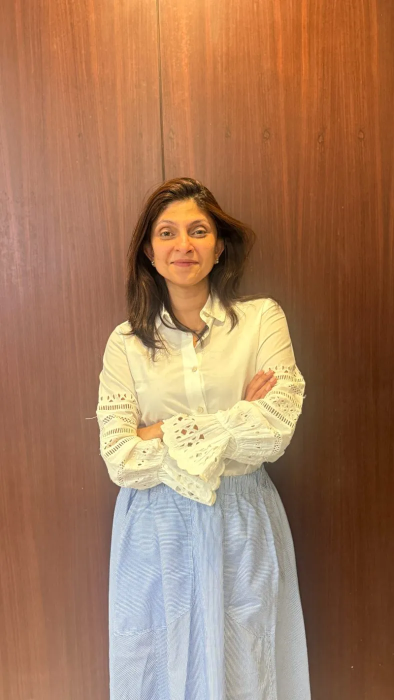
#> input picture ifm_website_oct26/assets/site/founder-photo.webp, 788 x 1400 px, given in place of founder-photo.webp.mp4, which was not available (shown at 1/2 size)
$ python lipcurve.py ../../ifm_website_oct26/assets/site/founder-photo.webp 1.0 1.0
#> lines starting #> are read from the running program, lines starting #| are printed output that depends on the picture; after the words box and inside, x2 and y2 are one past the last pixel; in counts of white or black regions, pixels touching at a corner belong together; pictures that were not available may be replaced by others from this repository, and a replacement may not be noted
import cv2, numpy as np, sys
casc=cv2.CascadeClassifier(cv2.data.haarcascades+'haarcascade_frontalface_default.xml')
def curve(clip):
    cap=cv2.VideoCapture(f'clip-{clip}.mp4'); vals=[]; last=None
    while True:
        ok,im=cap.read()
#> im is the input picture: shape (1400, 788, 3); mean B, G, R 92.5, 122.5, 164.6
        if not ok: break
        g=cv2.cvtColor(im,cv2.COLOR_BGR2GRAY)
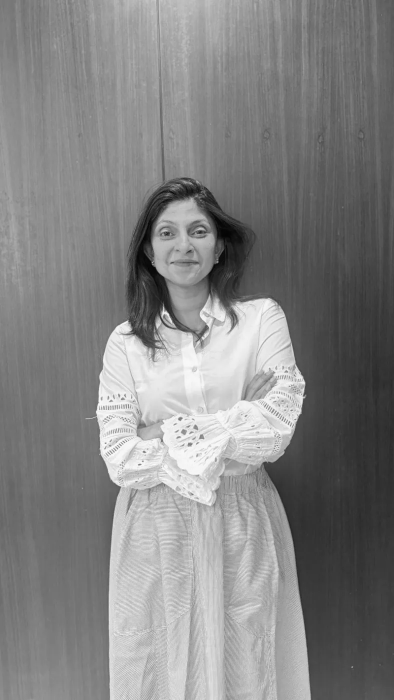
#> g: shape (1400, 788) (shown at 1/2 size); min 2, max 254, mean 131.6
        fs=casc.detectMultiScale(g,1.12,5,minSize=(80,80))
#> fs = [[286, 402, 163, 163]]
        box=max(fs,key=lambda f:f[2]*f[3]) if len(fs) else last
#> box = [286, 402, 163, 163]
        if box is None: vals.append(0.0); continue
        last=box; x,y,w,h=box
#> after `last = box`: last = [286, 402, 163, 163]
#> after `x, y, w, h = box`: x = 286; y = 402; w = 163; h = 163
        roi=g[y+int(h*0.62):y+int(h*0.99), x+int(w*0.26):x+int(w*0.74)]
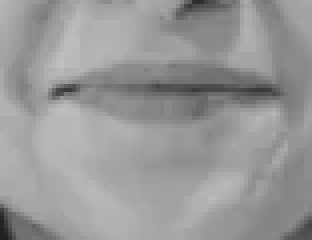
#> roi: shape (60, 78) (shown 4 times larger); min 32, max 191, mean 151.9
        if roi.size<50: vals.append(0.0); continue
        roi=cv2.resize(roi,(48,32)).astype(np.float32)
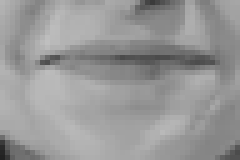
#> roi: shape (32, 48) float32 (shown 5 times larger); min 34, max 191, mean 151.7
        dark=(roi < np.percentile(roi,20)*0.95)
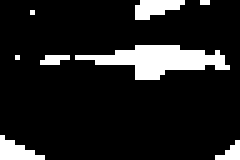
#> dark: shape (32, 48) bool (shown 5 times larger); 12.2% white; 8 white regions (5 under 20 px), largest, box (x1, y1, x2, y2) and area: (15, 9, 46, 16) 112, (27, 0, 37, 4) 27, (0, 27, 9, 32) 25
        # vertical extent of the dark (mouth-interior) region = aperture
        rows=np.where(dark.sum(axis=1) > 2)[0]
#> rows = [0, 1, 2, 3, 9, 10, 11, 12, 13, 14, 15, 28, 29, 30, 31]
        vals.append(float(rows[-1]-rows[0])/32.0 if len(rows)>1 else 0.0)
    return np.array(vals)
c=sys.argv[1]; a=float(sys.argv[2]); b=float(sys.argv[3])
v=curve(c); v=(v-v.min())/(v.max()-v.min()+1e-9)
print(f"clip-{c} mouth aperture, 1/24s   [{a}-{b}]")
for i in range(int(a*24),min(len(v),int(b*24))):
    t=i/24.0
    bar='#'*int(v[i]*34)
    mark=' <CLOSED' if v[i]<0.18 else ''
    print(f"{t:6.3f} {v[i]:4.2f} {bar}{mark}")

$ run again, on ifm_website_oct26/assets/site/corp-eo-forum.webp
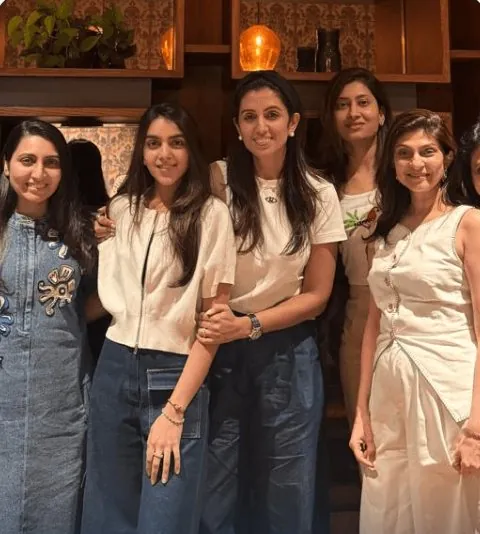
#> input picture ifm_website_oct26/assets/site/corp-eo-forum.webp, 480 x 534 px, given in place of corp-eo-forum.webp.mp4, which was not available
#> in curve, im is the input picture: shape (534, 480, 3); mean B, G, R 70, 85.3, 111.8
#> in curve, `g=cv2.cvtColor(im,cv2.COLOR_BGR2GRAY)`:
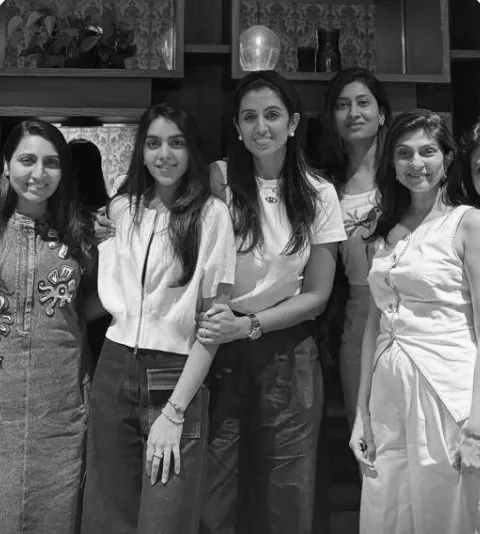
#> g: shape (534, 480); min 4, max 253, mean 91.5
#> fs = [[219, 82, 85, 85], [377, 119, 83, 83]]
#> box = [219, 82, 85, 85]
#> x = 219; y = 82; w = 85
#> in curve, `dark=(roi < np.percentile(roi,20)*0.95)`:
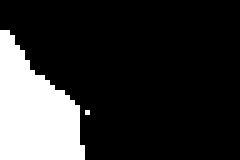
#> dark: shape (32, 48) bool (shown 5 times larger); 19.1% white; 2 white regions (1 under 20 px), largest, box (x1, y1, x2, y2) and area: (0, 6, 17, 32) 292
#> rows = 25 values from 7 to 31
